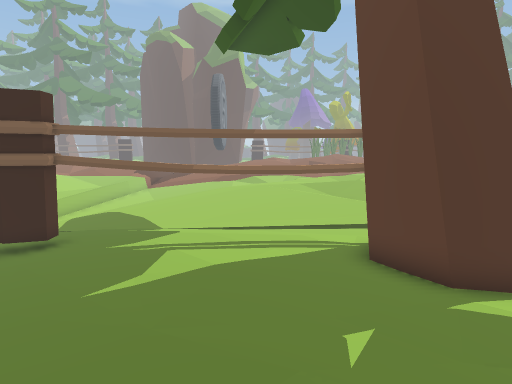
[1] (above)

24 first-person views from a walk through a scene from a Unity 3-D project. The camera is 1.2 m above the floor, tilts 8° down and sees 80° across. The floor is counted in squares, 0.5 m on a side. Each view is taken from the middle of a square. On the plan, view 1 faces up. The plan holds only what a view shows up to about 19 squares ahead; the rest is blank. The place goes on beyond the plan. Some surface patterns are stand-ins.

[2]
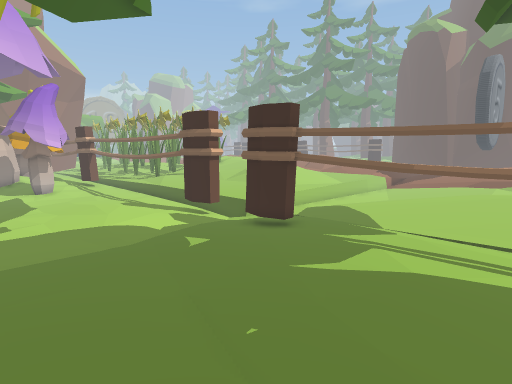

[3]
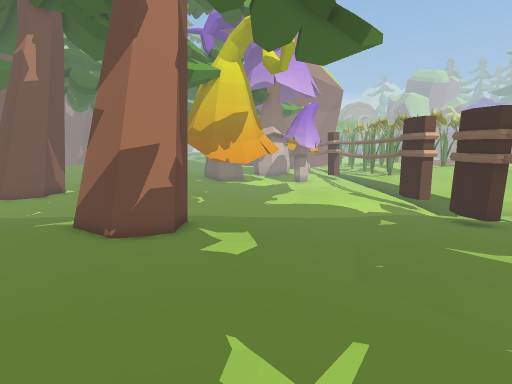

[4]
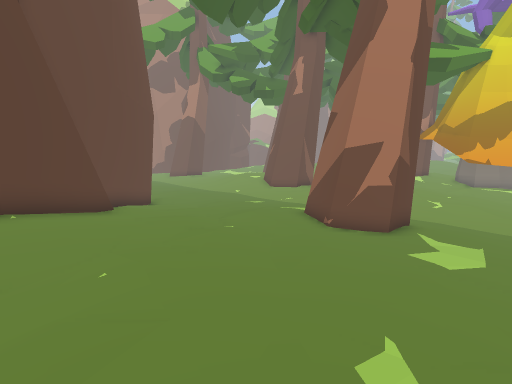

[5]
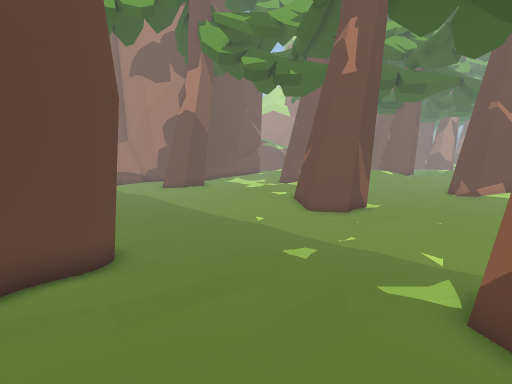

[6]
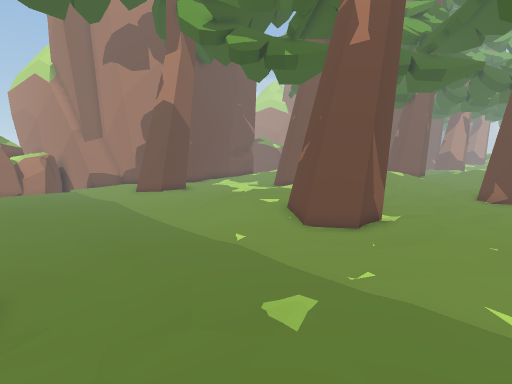

[7]
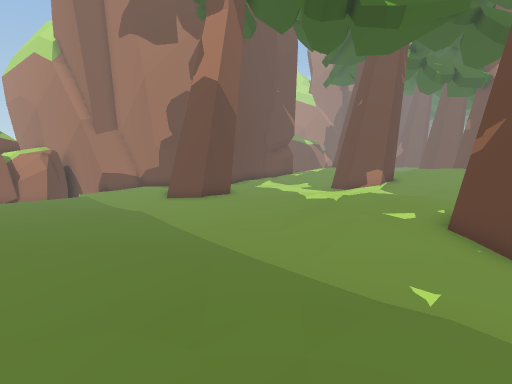

[8]
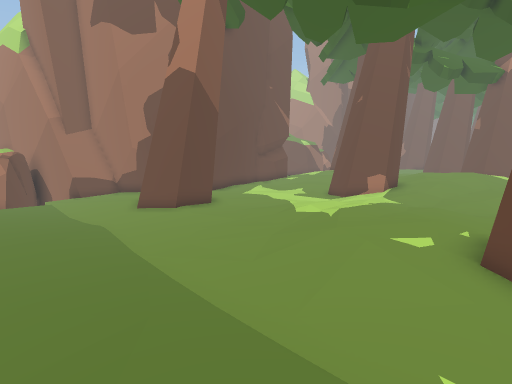

[9]
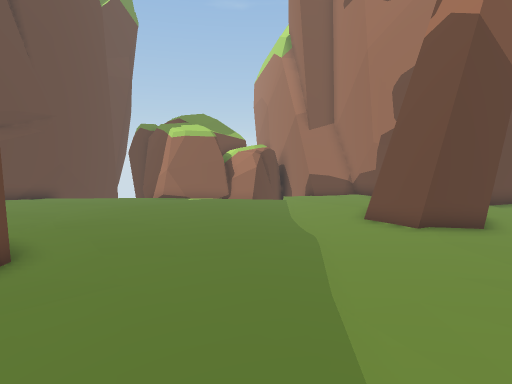

[10]
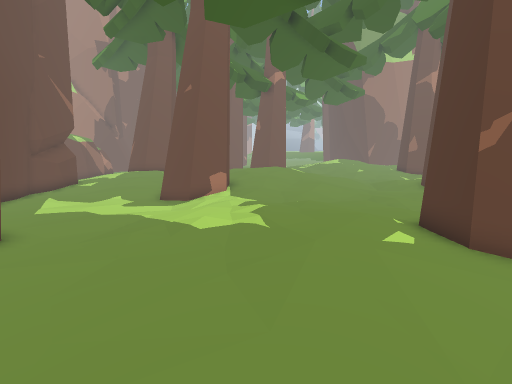

[11]
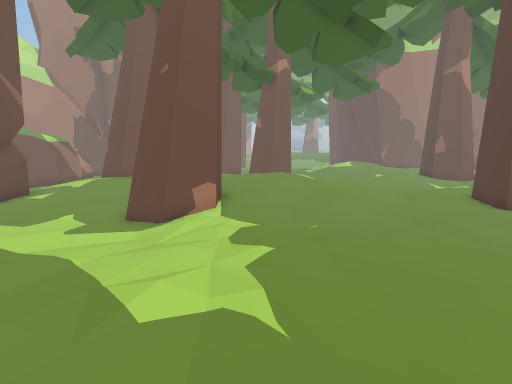

[12]
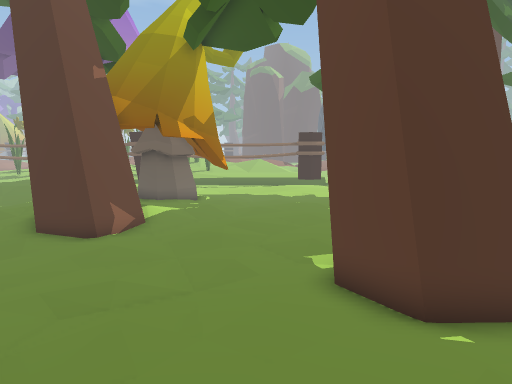

[13]
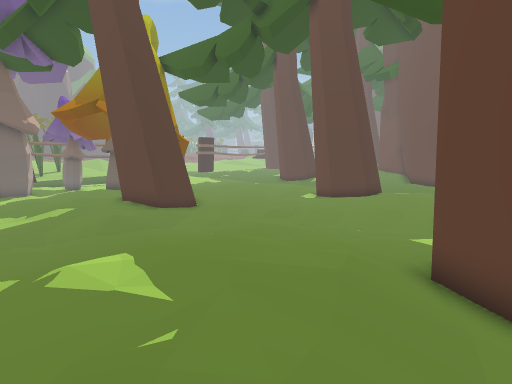

[14]
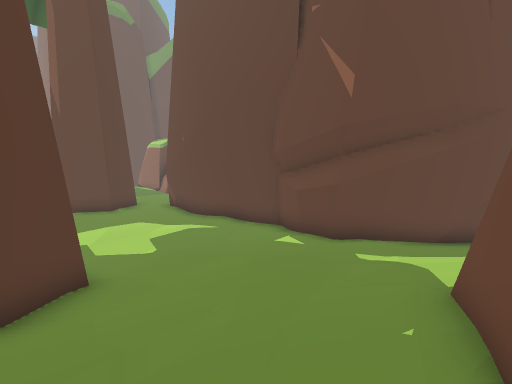

[15]
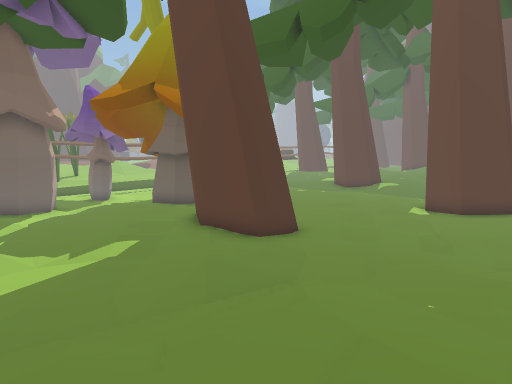

[16]
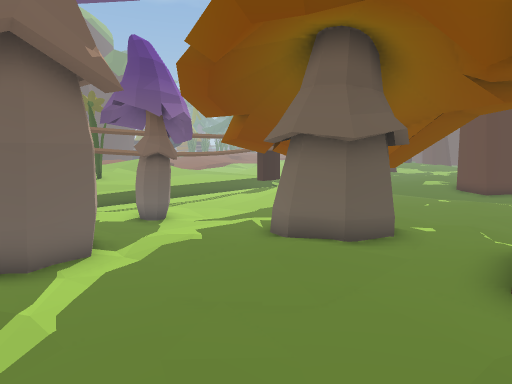

[17]
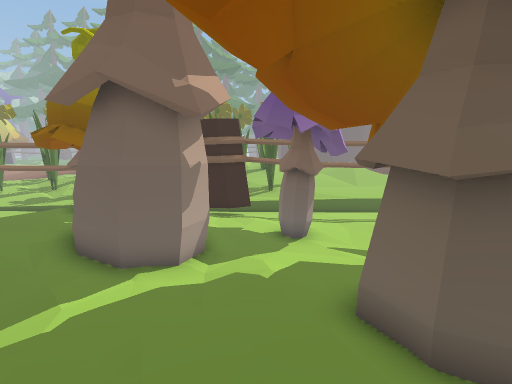

[18]
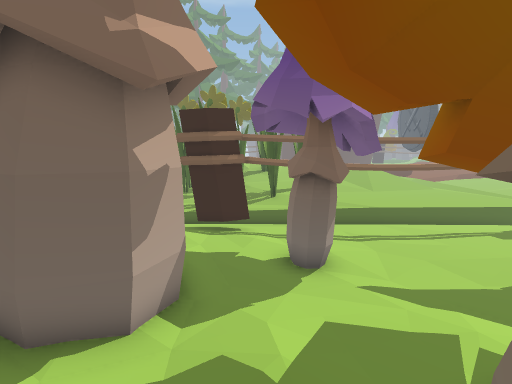

[19]
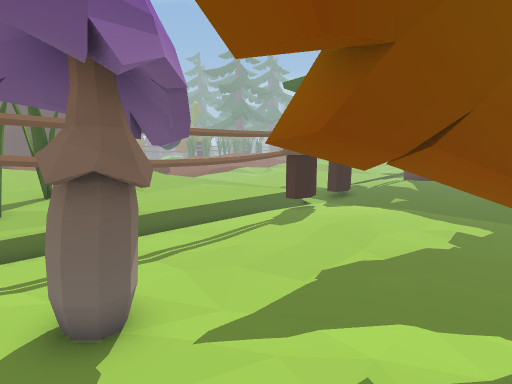

[20]
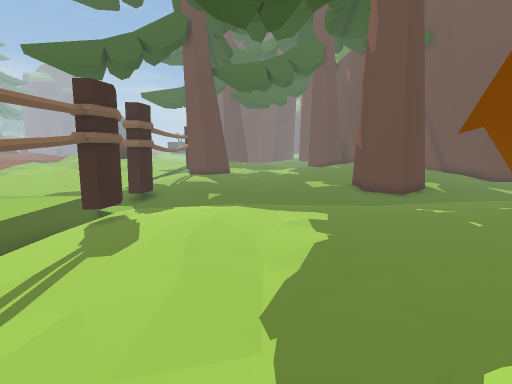

[21]
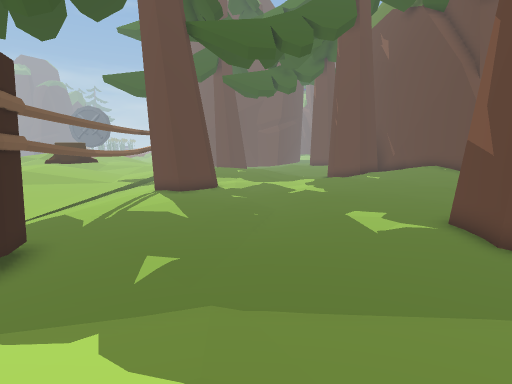

[22]
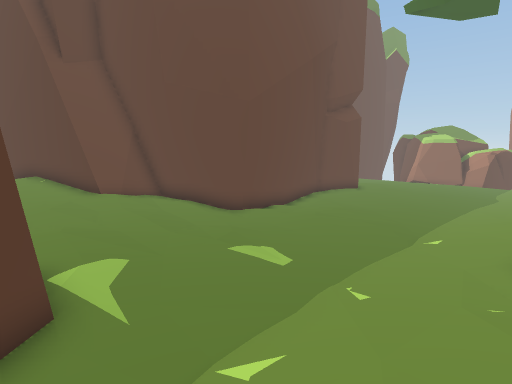

[23]
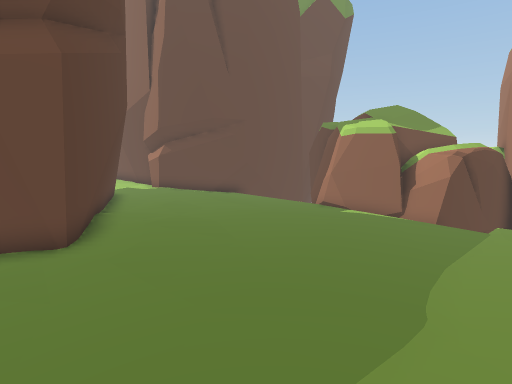

[24]
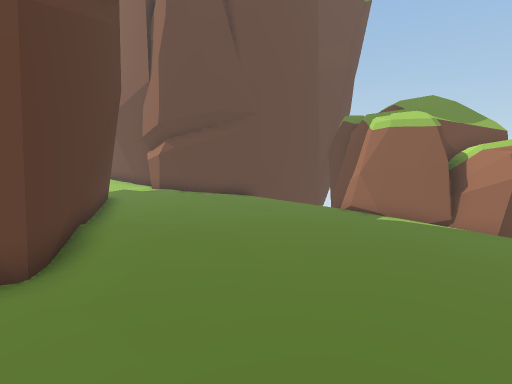

### Floor plan
Key: @ floor where view 1 was taken; # wall or solid block; . main floor; : floor 0.25 m higher than the main floor; - floor 0.25 m lower than the main floor; + floor 0.5 m higher than the main floor; * floor 0.75 m higher than the main floor; / step, stairs or slope; = window, fence, low wall or low ledge; v drop or lower ground; T thing the floor can be seen under or through; O other object.
Columns run from 29 left of view 1 to 6 right of it. Each row starts with its distance up from view 1.
  9                 v###.##############
  8     ##...###########.###...:::::OO
  7   ###......................:::::O
  6    .......................::::::OOO
  5    :...OO..................::::::OO
  4    :..OOO...................::..::::
  3     ..........................:::..:
  2 #  ##...TT...................::::::
  1 #####...TTT.................:::::::
  0 :###.:::TTTT.............::::@:::::
 -1 :::::::TTTTT............:::::::::::
 -2 :::::::#   T..:..:.....::::::::::++
 -3 ..:::::###TT=.::::....OOOO:::::+++:
 -4  ::::::#TTTT::::::....OOOO:::::+++:+
 -5  :::::::   T:::::::...OOOO::::++++++
 -6  ::::::T TT::::::::....OO::::::+++*
 -7  :::++OO##::::::::::...::::::++++*##
 -8 .::::OOOOO::::::::::....::::::++###
 -9 .:::::OOO:::::::::::....::::::+##
-10 ...:::OOO::::::::::.....::::::+##
-11 ...:::::::::::::::.......:.:::###
-12 .:::...::::::::OOO.........:####
-13  :::::::::::.:OOOOO........##
-14 ::::::::::.::::OOOO:....:::#
-15 ::+++::::.:::::OOO::.......#
-16 :++++++:::.::::++::/....:..#
-17 +++*++::::.::::+++:/.......#
-18 ++**+++:::.::::+++::.......##
-19 +++*+++::::::::+:::........##
-20  +++++OO:::::::::::.........#
-21   +++OOOO:::::::::.......::##
-22 :  ::OOOOO...::::.........:##
-23    :::OOO....:...........::##
-24  :::::: O....:...........:::###
-25 :+++::::........OO........:::####
-26 O++:+:::.......OOOO........:...####
-27 OO+:::::......OOOOO.............. #
-28 O++::::........O O .................
-29  +:::::..:......O ..................
-30  :::########### ....................
-31  ::######      #...................#
-32  ..##           #.................##
-33   ##            ##...............##
-34  ##             ##==. OOOOOO-vvv #
-35  #               ### OOOOOOOOO  ##
-36                    ##OOOOOOOOO

Positions as (right, up) in squares from view 1, and headings:
1: (0, 0), facing up
2: (1, 0), facing up-left
3: (5, 0), facing left
4: (5, 1), facing down-left
5: (1, -5), facing down-left
6: (-2, -7), facing down-left
7: (-3, -13), facing down-left
8: (-5, -14), facing down-left
9: (-7, -17), facing down
10: (-6, -19), facing left
11: (-10, -19), facing left
12: (-16, -19), facing up
13: (-29, -22), facing up-right
14: (-29, -22), facing down-right
15: (-29, -16), facing up-right
16: (-28, -7), facing up-right
17: (-24, -7), facing up
18: (-24, -4), facing up
19: (-24, -1), facing up-right
20: (-22, 3), facing right
21: (-13, 3), facing right
22: (-11, -5), facing down-right
23: (-10, -21), facing down-right
24: (-8, -22), facing down-right
